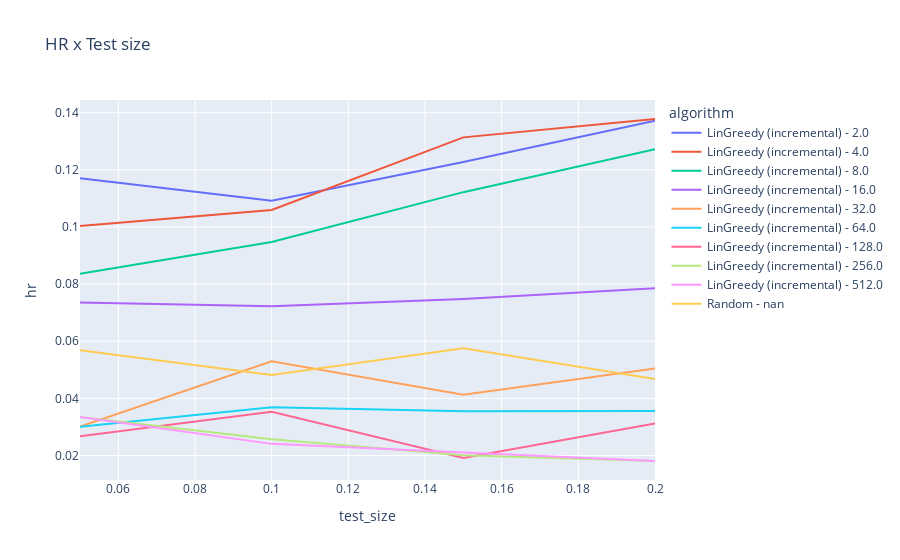

Notebook cell for this chart:
### Code cell
algo_name = 'LinGreedy (incremental)'  # Escolha um algoritmo específico para visualizar

df_results_filtered = df_results[(df_results['algorithm'] == algo_name) | (df_results['algorithm'] == 'Random')]
df_results_filtered['algorithm'] = df_results_filtered['algorithm'] + ' - ' + df_results_filtered['factors'].astype(str)

fig = px.line(df_results_filtered, x="test_size", y="hr", color='algorithm', title='HR x Test size')
fig.show()

### Figure 1 — Plotly figure (JSON) as saved in the notebook; plotly's stock layout.template omitted (floating-point values rounded to 4 significant figures)
{"data": [{"hovertemplate": "algorithm=LinGreedy (incremental) - 2.0<br>test_size=%{x}<br>hr=%{y}<extra></extra>", "legendgroup": "LinGreedy (incremental) - 2.0", "line": {"color": "#636efa", "dash": "solid"}, "marker": {"symbol": "circle"}, "mode": "lines", "name": "LinGreedy (incremental) - 2.0", "orientation": "v", "showlegend": true, "type": "scatter", "x": [0.05, 0.1, 0.15, 0.2], "xaxis": "x", "y": [0.1171, 0.1091, 0.1227, 0.1372], "yaxis": "y"}, {"hovertemplate": "algorithm=LinGreedy (incremental) - 4.0<br>test_size=%{x}<br>hr=%{y}<extra></extra>", "legendgroup": "LinGreedy (incremental) - 4.0", "line": {"color": "#EF553B", "dash": "solid"}, "marker": {"symbol": "circle"}, "mode": "lines", "name": "LinGreedy (incremental) - 4.0", "orientation": "v", "showlegend": true, "type": "scatter", "x": [0.05, 0.1, 0.15, 0.2], "xaxis": "x", "y": [0.1003, 0.1059, 0.1314, 0.1378], "yaxis": "y"}, {"hovertemplate": "algorithm=LinGreedy (incremental) - 8.0<br>test_size=%{x}<br>hr=%{y}<extra></extra>", "legendgroup": "LinGreedy (incremental) - 8.0", "line": {"color": "#00cc96", "dash": "solid"}, "marker": {"symbol": "circle"}, "mode": "lines", "name": "LinGreedy (incremental) - 8.0", "orientation": "v", "showlegend": true, "type": "scatter", "x": [0.05, 0.1, 0.15, 0.2], "xaxis": "x", "y": [0.08361, 0.0947, 0.1122, 0.1272], "yaxis": "y"}, {"hovertemplate": "algorithm=LinGreedy (incremental) - 16.0<br>test_size=%{x}<br>hr=%{y}<extra></extra>", "legendgroup": "LinGreedy (incremental) - 16.0", "line": {"color": "#ab63fa", "dash": "solid"}, "marker": {"symbol": "circle"}, "mode": "lines", "name": "LinGreedy (incremental) - 16.0", "orientation": "v", "showlegend": true, "type": "scatter", "x": [0.05, 0.1, 0.15, 0.2], "xaxis": "x", "y": [0.07358, 0.07223, 0.07478, 0.07855], "yaxis": "y"}, {"hovertemplate": "algorithm=LinGreedy (incremental) - 32.0<br>test_size=%{x}<br>hr=%{y}<extra></extra>", "legendgroup": "LinGreedy (incremental) - 32.0", "line": {"color": "#FFA15A", "dash": "solid"}, "marker": {"symbol": "circle"}, "mode": "lines", "name": "LinGreedy (incremental) - 32.0", "orientation": "v", "showlegend": true, "type": "scatter", "x": [0.05, 0.1, 0.15, 0.2], "xaxis": "x", "y": [0.0301, 0.05297, 0.04123, 0.0505], "yaxis": "y"}, {"hovertemplate": "algorithm=LinGreedy (incremental) - 64.0<br>test_size=%{x}<br>hr=%{y}<extra></extra>", "legendgroup": "LinGreedy (incremental) - 64.0", "line": {"color": "#19d3f3", "dash": "solid"}, "marker": {"symbol": "circle"}, "mode": "lines", "name": "LinGreedy (incremental) - 64.0", "orientation": "v", "showlegend": true, "type": "scatter", "x": [0.05, 0.1, 0.15, 0.2], "xaxis": "x", "y": [0.0301, 0.03692, 0.03547, 0.03554], "yaxis": "y"}, {"hovertemplate": "algorithm=LinGreedy (incremental) - 128.0<br>test_size=%{x}<br>hr=%{y}<extra></extra>", "legendgroup": "LinGreedy (incremental) - 128.0", "line": {"color": "#FF6692", "dash": "solid"}, "marker": {"symbol": "circle"}, "mode": "lines", "name": "LinGreedy (incremental) - 128.0", "orientation": "v", "showlegend": true, "type": "scatter", "x": [0.05, 0.1, 0.15, 0.2], "xaxis": "x", "y": [0.02676, 0.03531, 0.01918, 0.03117], "yaxis": "y"}, {"hovertemplate": "algorithm=LinGreedy (incremental) - 256.0<br>test_size=%{x}<br>hr=%{y}<extra></extra>", "legendgroup": "LinGreedy (incremental) - 256.0", "line": {"color": "#B6E880", "dash": "solid"}, "marker": {"symbol": "circle"}, "mode": "lines", "name": "LinGreedy (incremental) - 256.0", "orientation": "v", "showlegend": true, "type": "scatter", "x": [0.05, 0.1, 0.15, 0.2], "xaxis": "x", "y": [0.03344, 0.02568, 0.02013, 0.01808], "yaxis": "y"}, {"hovertemplate": "algorithm=LinGreedy (incremental) - 512.0<br>test_size=%{x}<br>hr=%{y}<extra></extra>", "legendgroup": "LinGreedy (incremental) - 512.0", "line": {"color": "#FF97FF", "dash": "solid"}, "marker": {"symbol": "circle"}, "mode": "lines", "name": "LinGreedy (incremental) - 512.0", "orientation": "v", "showlegend": true, "type": "scatter", "x": [0.05, 0.1, 0.15, 0.2], "xaxis": "x", "y": [0.03344, 0.02408, 0.02109, 0.01808], "yaxis": "y"}, {"hovertemplate": "algorithm=Random - nan<br>test_size=%{x}<br>hr=%{y}<extra></extra>", "legendgroup": "Random - nan", "line": {"color": "#FECB52", "dash": "solid"}, "marker": {"symbol": "circle"}, "mode": "lines", "name": "Random - nan", "orientation": "v", "showlegend": true, "type": "scatter", "x": [0.05, 0.1, 0.15, 0.2], "xaxis": "x", "y": [0.05686, 0.04815, 0.05753, 0.04676], "yaxis": "y"}], "layout": {"legend": {"title": {"text": "algorithm"}, "tracegroupgap": 0}, "title": {"text": "HR x Test size"}, "xaxis": {"anchor": "y", "domain": [0, 1], "title": {"text": "test_size"}}, "yaxis": {"anchor": "x", "domain": [0, 1], "title": {"text": "hr"}}}}
